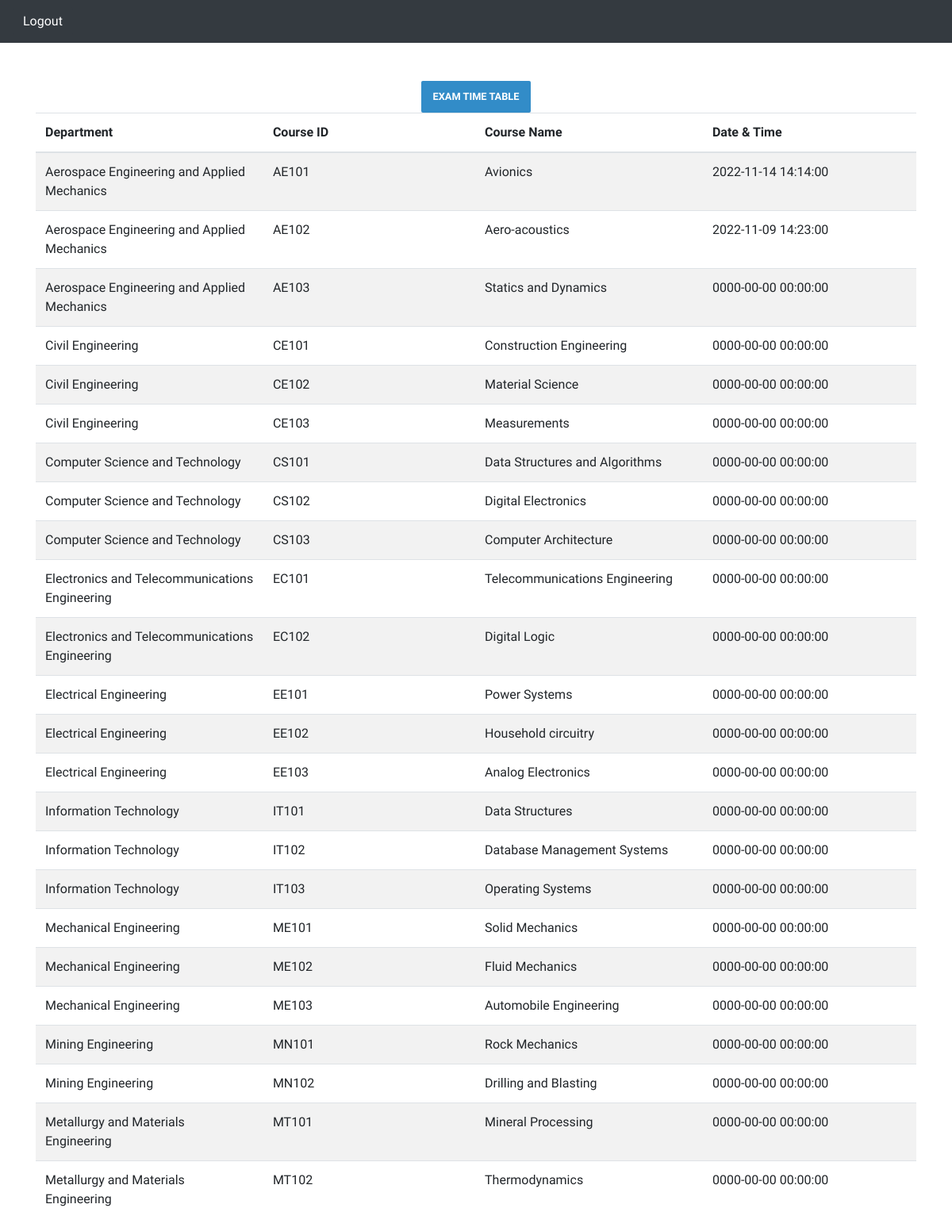
The page /ttdisplay1.php on the database its author committed.
### tables this page shows
CREATE TABLE `timetable` (
  `id` int(11) NOT NULL,
  `DeptNo` int(11) DEFAULT NULL,
  `DeptName` varchar(50) DEFAULT NULL,
  `CourseID` varchar(10) DEFAULT NULL,
  `CourseName` varchar(50) DEFAULT NULL,
  `DateTime` datetime DEFAULT NULL,
  `Idx` int(11) NOT NULL
);

### ttdisplay1.php (the view, shortened to what this page needs)
<!DOCTYPE html>
<html lang="en">
<head>
    <link rel="stylesheet" href="https://cdn.jsdelivr.net/npm/bootstrap@4.1.3/dist/css/bootstrap.min.css">
    <link rel="stylesheet" href="style.css">
    <link rel="stylesheet" href="//use.fontawesome.com/releases/v5.0.7/css/all.css">
</head>
<body>
<nav class="navbar navbar-expand-lg  text-white bg-dark">
<button type="button" class="btn btn-dark" onClick="logout1()">Logout</button>
</nav>
  <div class="container">
    <br><br>
<div class="wrap">
<span class="www">EXAM TIME TABLE</span>
</div>
    <?php $servname = "localhost";
    $conn = new mysqli($servname, "root", "", "dbms_project");
    $courses = array();
    $sql = "SELECT DeptName, CourseID, CourseName, DateTime FROM TIMETABLE;";
    $res = $conn->query($sql);
    if ($res->num_rows > 0) {
        while ($row = $res->fetch_assoc()) {
            array_push(
                $courses,
                array($row['DeptName'], $row['CourseID'], $row['CourseName'], $row['DateTime'])
            );
        }
    }
    echo
        '
        <table class="table table-striped">
        <thead >
          <tr>
            <th scope="col">Department</th>
            <th scope="col">Course ID</th>
            <th scope="col">Course Name</th>
            <th scope="col">Date & Time</th>
          </tr>
        </thead>
        <tbody>
    ';
    for ($i = 0; $i < COUNT($courses); $i++) {
        echo
        '
    <tr>
      <td scope="row" class=" std-course-name"  name="crsnm' . $i . '" maxlength=45  value="' . $courses[$i][0] . '">' . $courses[$i][0] . '</th>
      <td scope="row" class=" std-course-name" name="crsnm' . $i . '" maxlength=45 value="' . $courses[$i][1] . '">' . $courses[$i][1] . '</th>
      <td scope="row" class=" std-course-name" name="crsnm' . $i . '" maxlength=45 value="' . $courses[$i][2] . '">' . $courses[$i][2] . '</th>
      <td scope="row" class=" std-course-name" name="crsnm' . $i . '" maxlength=45 value="' . $courses[$i][3] . '">' . $courses[$i][3] . '</th>
    </tr>
      ';
    }
    echo ' </tbody>
    </table>
  ';
    ?>
    </div>
</body>
</html>

### style.css (style rules this page uses)
body { font-family: 'Be Vietnam', sans-serif; width: 100%; height: 100%; position: relative; padding: 0; margin: 0; }
.std-course-name { width: 19.75em; }

### ttdisplay1.php (style rules this page uses)
.wrap { display:flex; justify-content:center; position: relative; align-items:center; }
.www { background:rgb(50 140 200);; height:40px ; border-radius: 2px; padding : 10px 15px; color: white; font-size: 0.8rem; font-weight: 600; transition: color 150ms ease-out; transition: background-color 100ms ease-out; }

### rows shown on the page
timetable: DeptName "Aerospace Engineering and Applied Mechanics", CourseID "AE101", CourseName "Avionics", DateTime "2022-11-14 14:14:00"
timetable: DeptName "Aerospace Engineering and Applied Mechanics", CourseID "AE102", CourseName "Aero-acoustics", DateTime "2022-11-09 14:23:00"
timetable: DeptName "Aerospace Engineering and Applied Mechanics", CourseID "AE103", CourseName "Statics and Dynamics", DateTime "0000-00-00 00:00:00"
timetable: DeptName "Civil Engineering", CourseID "CE101", CourseName "Construction Engineering", DateTime "0000-00-00 00:00:00"
timetable: DeptName "Civil Engineering", CourseID "CE102", CourseName "Material Science", DateTime "0000-00-00 00:00:00"
timetable: DeptName "Civil Engineering", CourseID "CE103", CourseName "Measurements", DateTime "0000-00-00 00:00:00"
timetable: DeptName "Computer Science and Technology", CourseID "CS101", CourseName "Data Structures and Algorithms", DateTime "0000-00-00 00:00:00"
timetable: DeptName "Computer Science and Technology", CourseID "CS102", CourseName "Digital Electronics", DateTime "0000-00-00 00:00:00"
timetable: DeptName "Computer Science and Technology", CourseID "CS103", CourseName "Computer Architecture", DateTime "0000-00-00 00:00:00"
timetable: DeptName "Electronics and Telecommunications Engineering", CourseID "EC101", CourseName "Telecommunications Engineering", DateTime "0000-00-00 00:00:00"
timetable: DeptName "Electronics and Telecommunications Engineering", CourseID "EC102", CourseName "Digital Logic", DateTime "0000-00-00 00:00:00"
timetable: DeptName "Electrical Engineering", CourseID "EE101", CourseName "Power Systems", DateTime "0000-00-00 00:00:00"
timetable: DeptName "Electrical Engineering", CourseID "EE102", CourseName "Household circuitry", DateTime "0000-00-00 00:00:00"
timetable: DeptName "Electrical Engineering", CourseID "EE103", CourseName "Analog Electronics", DateTime "0000-00-00 00:00:00"
timetable: DeptName "Information Technology", CourseID "IT101", CourseName "Data Structures", DateTime "0000-00-00 00:00:00"
timetable: DeptName "Information Technology", CourseID "IT102", CourseName "Database Management Systems", DateTime "0000-00-00 00:00:00"
timetable: DeptName "Information Technology", CourseID "IT103", CourseName "Operating Systems", DateTime "0000-00-00 00:00:00"
timetable: DeptName "Mechanical Engineering", CourseID "ME101", CourseName "Solid Mechanics", DateTime "0000-00-00 00:00:00"
timetable: DeptName "Mechanical Engineering", CourseID "ME102", CourseName "Fluid Mechanics", DateTime "0000-00-00 00:00:00"
timetable: DeptName "Mechanical Engineering", CourseID "ME103", CourseName "Automobile Engineering", DateTime "0000-00-00 00:00:00"
timetable: DeptName "Mining Engineering", CourseID "MN101", CourseName "Rock Mechanics", DateTime "0000-00-00 00:00:00"
timetable: DeptName "Mining Engineering", CourseID "MN102", CourseName "Drilling and Blasting", DateTime "0000-00-00 00:00:00"
timetable: DeptName "Metallurgy and Materials Engineering", CourseID "MT101", CourseName "Mineral Processing", DateTime "0000-00-00 00:00:00"
timetable: DeptName "Metallurgy and Materials Engineering", CourseID "MT102", CourseName "Thermodynamics", DateTime "0000-00-00 00:00:00"
